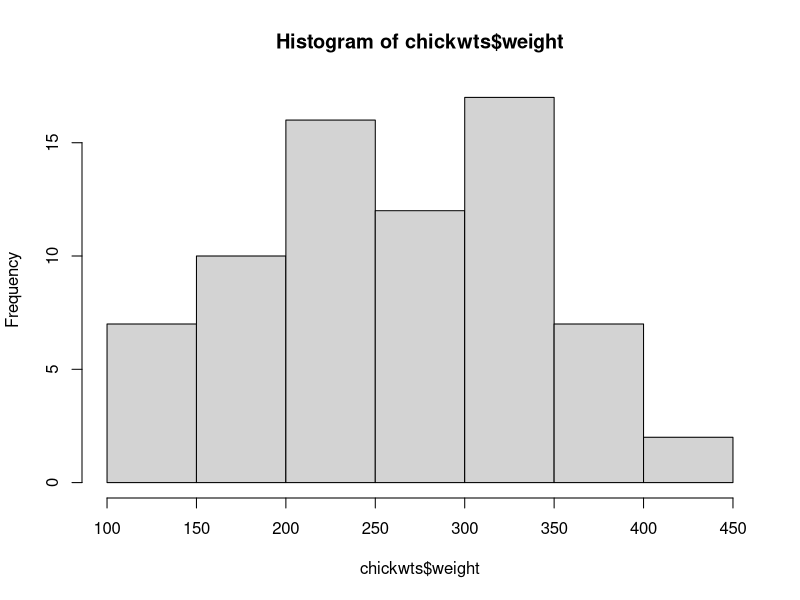
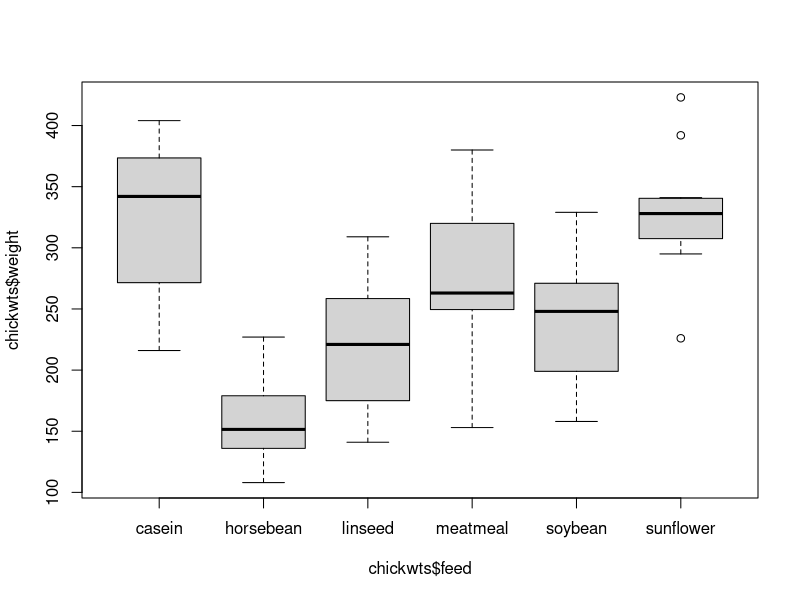
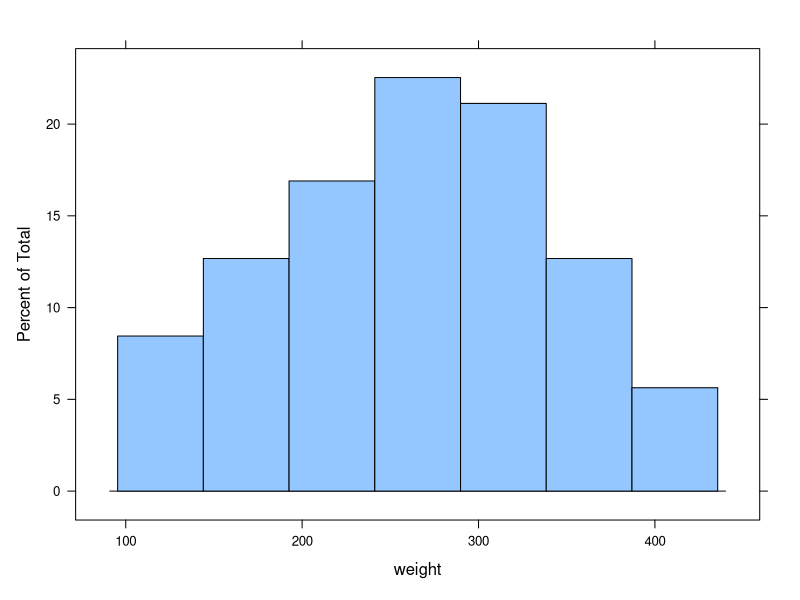
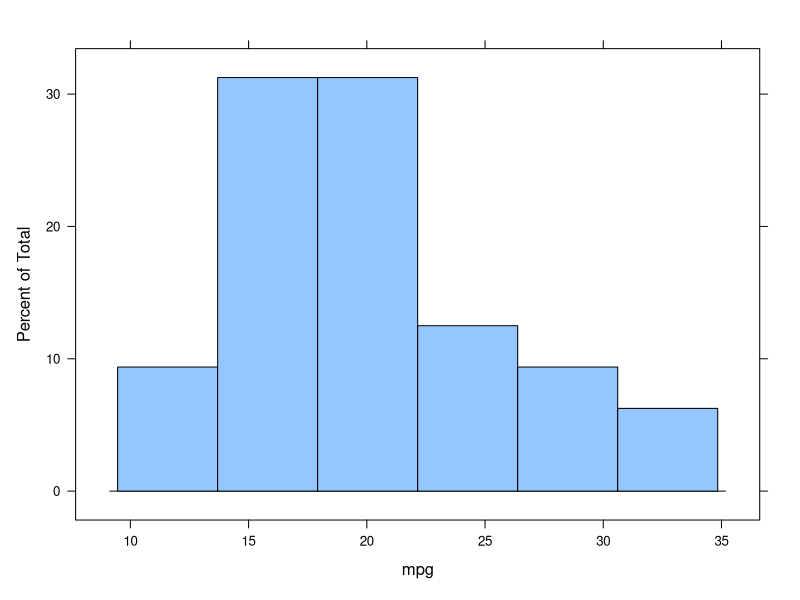
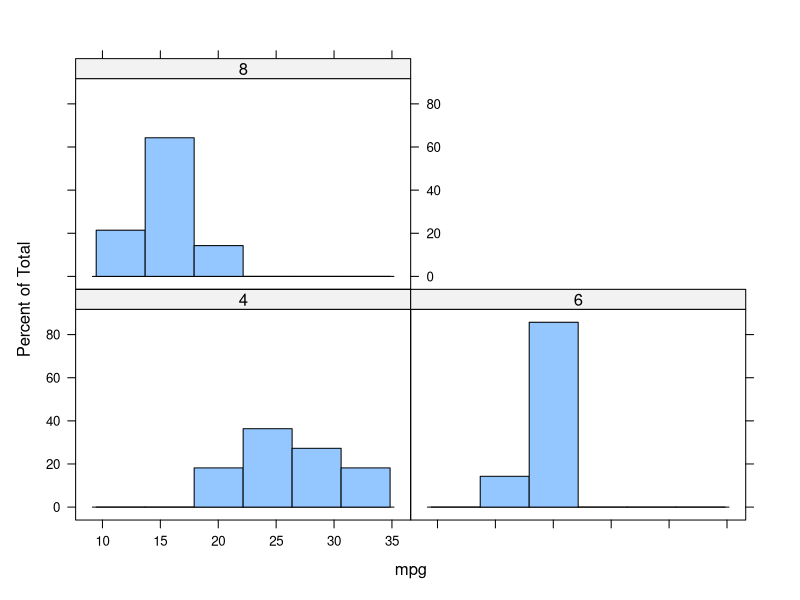
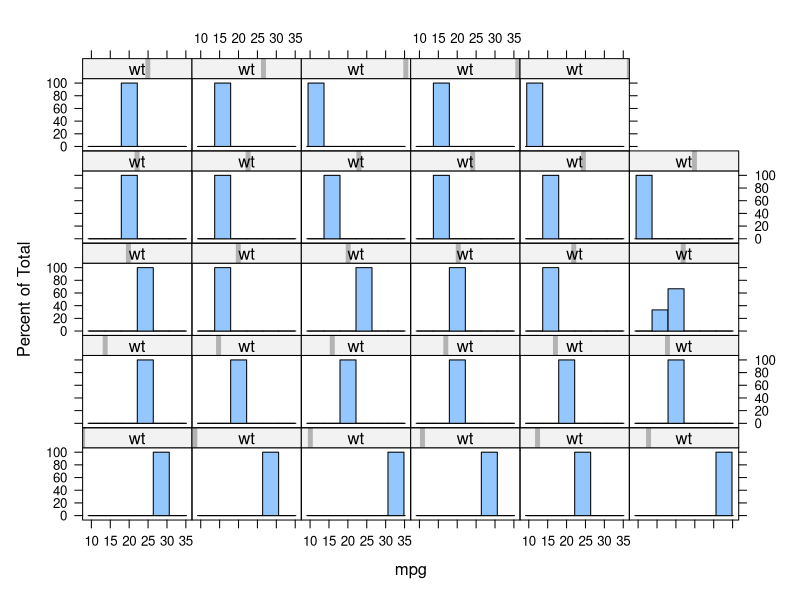

Generate these figures, in order, with R:
#Lattice Package Plots -----------------------------------------------------------------------------
#install.packages("lattice")
library(lattice)

hist(chickwts$weight)
boxplot(chickwts$weight ~ chickwts$feed)

lattice::histogram(~weight, data=chickwts)

lattice::histogram(~mpg, data=mtcars)
lattice::histogram(~mpg | factor(cyl), data=mtcars)
#if factor is a continuous variable:
lattice::histogram(~mpg | wt, data=mtcars)


#made changes!